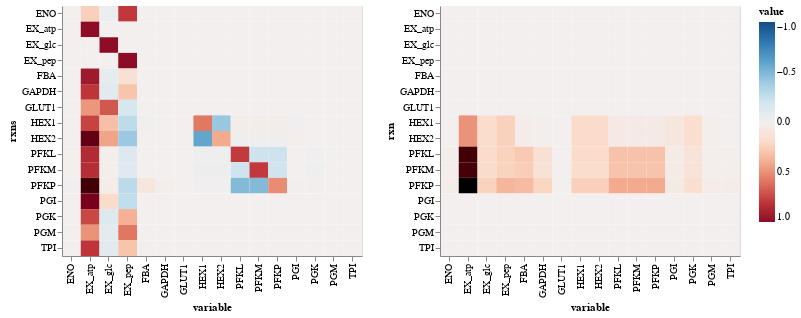

Notebook source saved alongside this figure:
### Code cell
alt.hconcat(get_heatmaps(Cv_df_median, 'rxns'),
            get_heatmaps(Cv_df_iqr, 'rxn'))

### Figure 1 — Vega-Lite specification as saved in the notebook (floating-point values rounded to 4 significant figures; data arrays with more than 128 entries replaced by an {"elided": "..."} marker saying what was removed)
{"$schema": "https://vega.github.io/schema/vega-lite/v2.6.0.json", "config": {"view": {"height": 300, "width": 400}}, "datasets": {"data-5d73ded3fc90998a21104f170488abb4": {"elided": "256 records"}, "data-af60383ee19b8cb78eb9b667eb33ed0c": {"elided": "256 records"}}, "hconcat": [{"data": {"name": "data-af60383ee19b8cb78eb9b667eb33ed0c"}, "encoding": {"color": {"field": "value", "scale": {"domain": [1, -1], "scheme": "redblue"}, "type": "quantitative"}, "tooltip": {"field": "value", "type": "quantitative"}, "x": {"field": "variable", "type": "nominal"}, "y": {"field": "rxns", "type": "nominal"}}, "height": 250, "mark": "rect", "width": 300}, {"data": {"name": "data-5d73ded3fc90998a21104f170488abb4"}, "encoding": {"color": {"field": "value", "scale": {"domain": [1, -1], "scheme": "redblue"}, "type": "quantitative"}, "tooltip": {"field": "value", "type": "quantitative"}, "x": {"field": "variable", "type": "nominal"}, "y": {"field": "rxn", "type": "nominal"}}, "height": 250, "mark": "rect", "width": 300}]}
